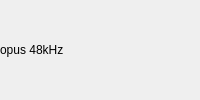
                   <widget class="QWidget" name="audio_value_widget" native="true">
                    <property name="role" stdset="0">
                     <string notr="true">value</string>
                    </property>
                    <layout class="QHBoxLayout" name="audio_value_layout">
                     <property name="spacing">
                      <number>2</number>
                     </property>
                     <property name="leftMargin">
                      <number>0</number>
                     </property>
                     <property name="topMargin">
                      <number>0</number>
                     </property>
                     <property name="rightMargin">
                      <number>4</number>
                     </property>
                     <property name="bottomMargin">
                      <number>0</number>
                     </property>
                     <item>
                      <widget class="ElidedLabel" name="audio_value_label">
                       <property name="sizePolicy">
                        <sizepolicy hsizetype="Ignored" vsizetype="Preferred">
                         <horstretch>0</horstretch>
                         <verstretch>0</verstretch>
                        </sizepolicy>
                       </property>
                       <property name="text">
                        <string>opus 48kHz</string>
                       </property>
                       <property name="indent">
                        <number>0</number>
                       </property>
                      </widget>
                     </item>
                     <item>
                      <widget class="QLabel" name="audio_connection_label">
                       <property name="sizePolicy">
                        <sizepolicy hsizetype="Fixed" vsizetype="Preferred">
                         <horstretch>0</horstretch>
                         <verstretch>0</verstretch>
                        </sizepolicy>
                       </property>
                       <property name="text">
                        <string/>
                       </property>
                       <property name="pixmap">
                        <pixmap>icons/connection-direct.svg</pixmap>
                       </property>
                       <property name="alignment">
                        <set>Qt::AlignCenter</set>
                       </property>
                      </widget>
                     </item>
                     <item>
                      <widget class="QLabel" name="audio_encryption_label">
                       <property name="sizePolicy">
                        <sizepolicy hsizetype="Fixed" vsizetype="Preferred">
                         <horstretch>0</horstretch>
                         <verstretch>0</verstretch>
                        </sizepolicy>
                       </property>
                       <property name="text">
                        <string/>
                       </property>
                       <property name="pixmap">
                        <pixmap>icons/lock-grey-12.svg</pixmap>
                       </property>
                       <property name="alignment">
                        <set>Qt::AlignCenter</set>
                       </property>
                      </widget>
                     </item>
                    </layout>
                   </widget>
